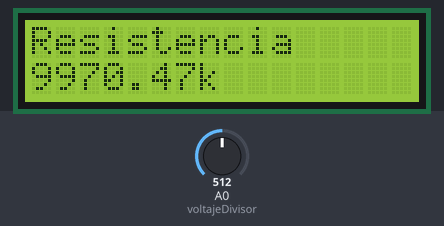
A sketch run on a simulated Arduino Uno, built with avr-gcc and run on an emulated ATmega328P. On the bench: 16×2 character LCD. Inputs (shaded band) come from the test bench; at power-on: A0 (voltajeDivisor) = 512. What the sketch prints to the serial monitor is not drawn.

Above: at 1.2 s.
1.3 s: A0 (voltajeDivisor) set to 716
At 3.2 s:
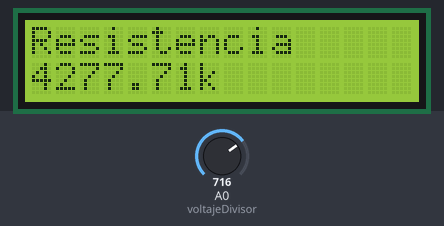
3.5 s: A0 (voltajeDivisor) set to 900
At 5.2 s:
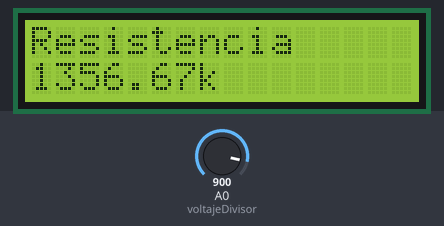
5.5 s: A0 (voltajeDivisor) set to 1023
At 7.4 s:
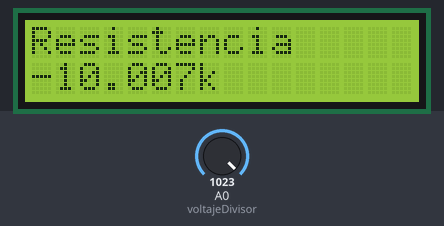
Timing chart, 0 to 8.9 s (numbered marks = the images above; inputs shaded):
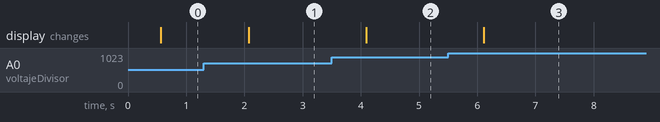

The sketch:

Medidor_de_resistencias.ino
```cpp
/*
  Fundacion Kinal
  Centro educativo tecnico laboral Kinal
  Perito en electronica
  Quinto perito
  Seccion: A
  Curso: Taller de electronica digital y reparacion de computadoras I
  Alumno: Carlos Argueta Serech
  Carne: 2022335
  Proyecto: OHMIMETRO
*/


#include <LiquidCrystal.h>
#define voltajeDivisor A0
#define D4 2
#define D5 3
#define D6 4
#define D7 5
#define RS  6
#define Enable 7

int medicionRES();

LiquidCrystal lcd(RS, Enable, D4, D5, D6, D7);

  void setup()
{
  lcd.begin(16,2);
  Serial.begin(9600);
  pinMode(voltajeDivisor, INPUT);
}
void loop() {
  lcd.setCursor(0,0);
  lcd.print("Resistencia");

  unsigned long int ohms = medicionRES();
  lcd.setCursor(7,2);
  lcd.print("k");

}
 int medicionRES(){
    int lectura = 0;
    int Ve = 5;
    float VR2 = 0;
    float R1 = 10000;
    float R2 = 0;
    float relacion = 0;
     lectura = analogRead(voltajeDivisor);
   if(lectura)
  {
    relacion = lectura * Ve;
    VR2 = (relacion)/1023.0;
  relacion = (Ve/VR2) -1;
    R2= (R1 * relacion)-10;

    delay(500);

    lcd.setCursor(0,2);
    Serial.println(R2);
    lcd.print(R2);

    return R2;
  }
  }
```

Measured:
- after the input at 1.3 s, the display: changes after 0.78 s (image 1)
- after the input at 3.5 s, the display: changes after 0.59 s (image 2)
- after the input at 5.5 s, the display: changes after 0.61 s (image 3)
